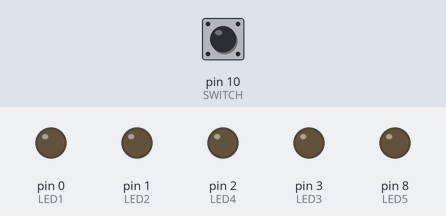
A sketch run on a simulated Arduino Uno, built with avr-gcc and run on an emulated ATmega328P. On the bench: output pins drawn as LEDs (lit = HIGH). Inputs (shaded band) come from the test bench; at power-on: pin 10 (SWITCH) HIGH.

Above: at 1.2 s.
1.3 s: pin 10 (SWITCH) pulled LOW for 0.15 s
At 2.0 s:
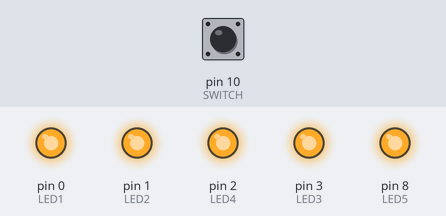
2.9 s: pin 10 (SWITCH) pulled LOW for 1 s
At 3.2 s:
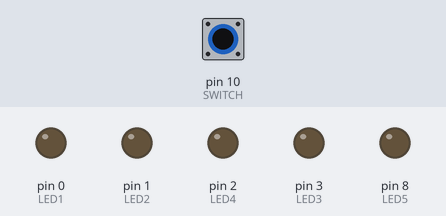
5.4 s: pin 10 (SWITCH) pulled LOW for 3.2 s
At 6.3 s:
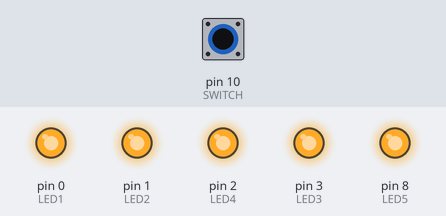
Timing chart, 0 to 8.4 s (numbered marks = the images above; inputs shaded):
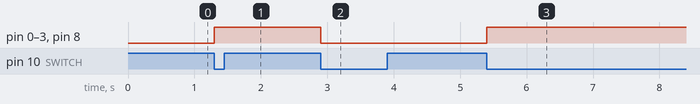

The sketch:

toggle.ino
```cpp
enum { LED5 = 8, LED1 = 0, LED2 = 1, LED3 = 3, LED4 = 2, SWITCH = 10};
int leds[] = {LED1, LED2, LED3, LED4, LED5};

// the setup function runs once when you press reset or power the board
void setup() {
  pinMode(SWITCH, INPUT);
  digitalWrite(SWITCH, 1);
  pinMode(LED1, OUTPUT);
  pinMode(LED2, OUTPUT);
  pinMode(LED3, OUTPUT);
  pinMode(LED4, OUTPUT);
  pinMode(LED5, OUTPUT);
  digitalWrite(LED1, 0);
  digitalWrite(LED2, 0);
  digitalWrite(LED3, 0);
  digitalWrite(LED4, 0);
  digitalWrite(LED5, 0);

}

void loop()
{
  while (digitalRead(SWITCH) == 1);

  for (int i=0; i<5; i++)
    digitalWrite(leds[i], 1);
  delay(200);
  while (digitalRead(SWITCH) == 0);
  delay(100);

  while (digitalRead(SWITCH) == 1);
    for (int i=0; i<5; i++)
      digitalWrite(leds[i], 0);
   delay(200);
  while (digitalRead(SWITCH) == 0);
   delay(100);
}
```

Measured:
- after the input at 1.3 s, pin 0 (LED1), pin 1 (LED2), pin 2 (LED4), pin 3 (LED3), pin 8 (LED5): LOW → HIGH at once
- after the input at 2.9 s, pin 0 (LED1), pin 1 (LED2), pin 2 (LED4), pin 3 (LED3), pin 8 (LED5): HIGH → LOW at once
- after the input at 5.4 s, pin 0 (LED1), pin 1 (LED2), pin 2 (LED4), pin 3 (LED3), pin 8 (LED5): LOW → HIGH at once
